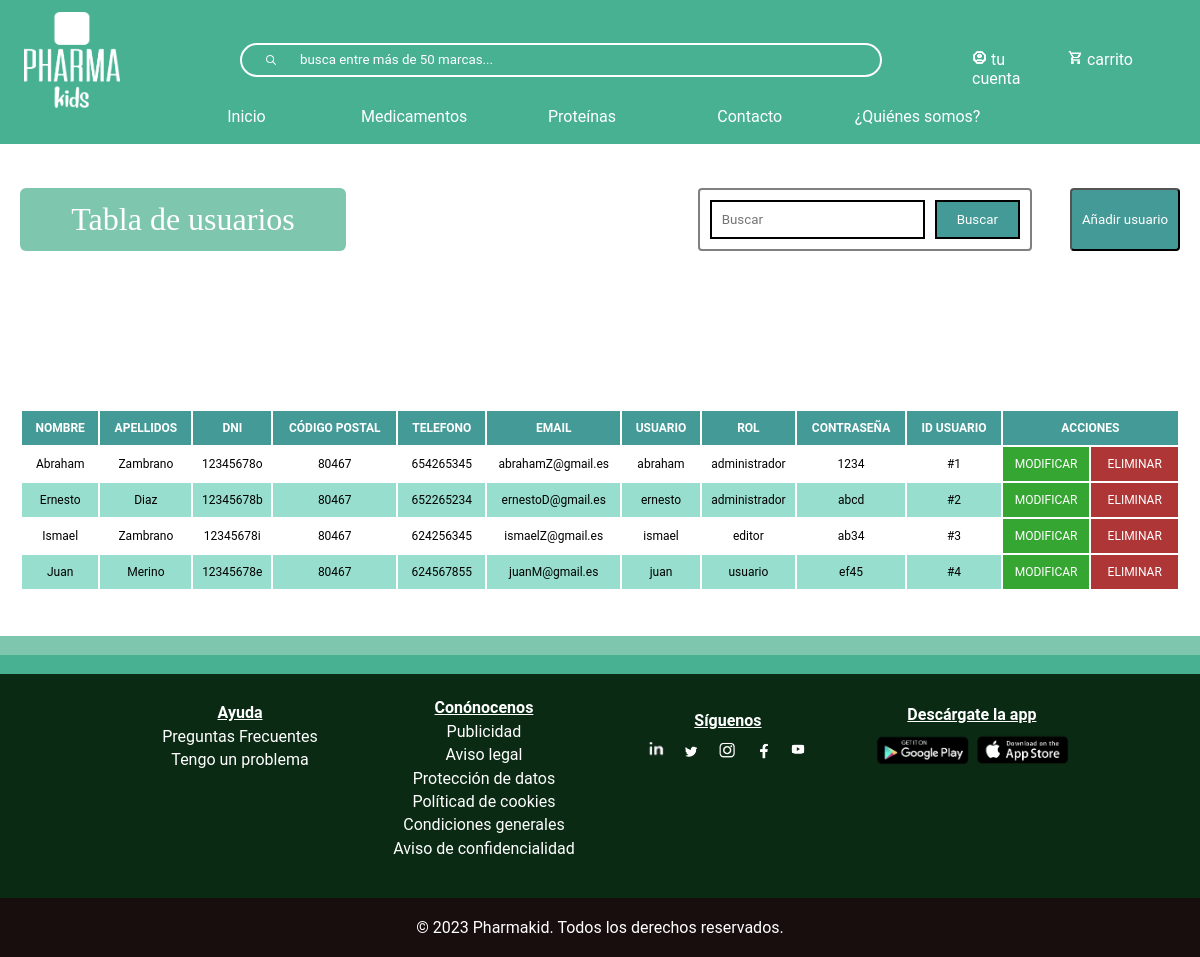
Page /tablaUsuario.php on the earlier database version.
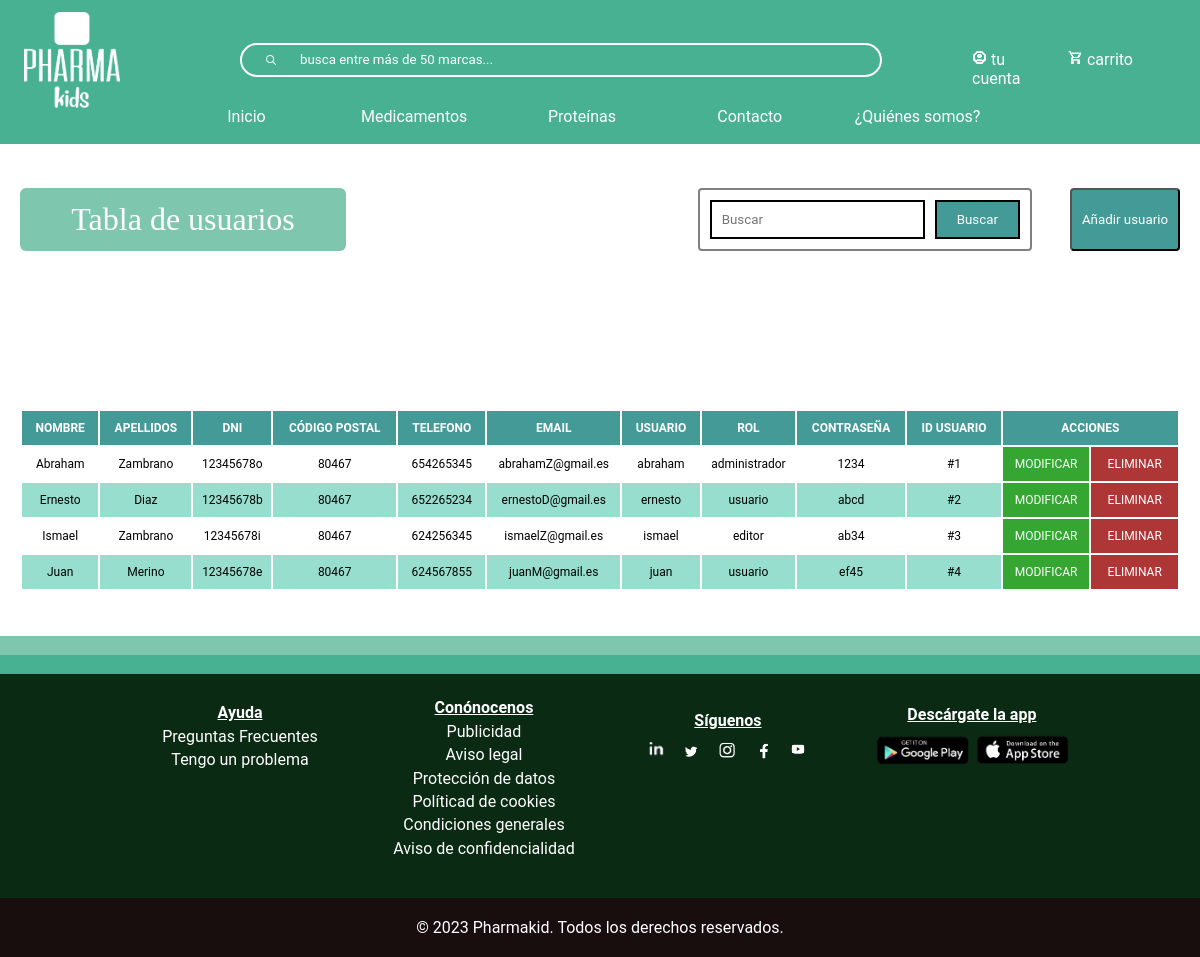
Same page on the later database version.
### tables this page shows
CREATE TABLE `usuario` (
  `codigoPostal` varchar(5) NOT NULL,
  `nombre` varchar(50) NOT NULL,
  `apellidos` varchar(100) NOT NULL,
  `email` varchar(100) NOT NULL,
  `usuario` varchar(50) NOT NULL,
  `telefono` int(9) NOT NULL,
  `contrasena` varchar(50) NOT NULL,
  `dni` varchar(9) NOT NULL,
  `idUsuario` varchar(10) NOT NULL,
  `rol` varchar(20) NOT NULL
);

### tablaUsuario.php (the view, shortened to what this page needs)
<?php
include_once("bbdd/connexionBaseDeDatos.php");
?>
<!DOCTYPE html>
<html lang="en">
<head>
    <link rel="stylesheet" type="text/css" href="css/index.css" >
    <link rel="stylesheet" type="text/css" href="css/header.css" >
    <link rel="stylesheet" type="text/css" href="css/footer.css" >
    <link rel="stylesheet" type="text/css" href="css/tablas.css" >
</head>
<body>
<?php require("footerHeader/header.php")?>
<div id="divTabla">
    <div class="contenedor-botones">
    <h1>Tabla de usuarios</h1>
    <div class="conjunto-buscar-anadir">
        <form action="buscar-usuario.php" class="form-busqueda" method="get" name="formu">
            <div class="botones-filtrar" style="display:flex">
                <input class="input-busqueda" type="text"name="busqueda"  placeholder="Buscar" />
                <input class="btn-busqueda" type="submit" value="Buscar"/>
            </div>
        </form>
        <button id="anadirButton">Añadir usuario</button>
    </div>
</div>
<?php
$sql = mysqli_query($conexion, "SELECT * FROM usuario ORDER BY idUsuario");
$resultado = mysqli_num_rows($sql);
if($resultado > 0){
    echo "
    <table>
        <tr>
            <th>NOMBRE</th>
            <th>APELLIDOS</th>
            <th>DNI</th>
            <th>CÓDIGO POSTAL</th>
            <th>TELEFONO</th>
            <th>EMAIL</th>
            <th>USUARIO</th>
            <th>ROL</th>
            <th>CONTRASEÑA</th>
            <th>ID USUARIO</th>
            <th>ACCIONES</th>
        </tr>
    ";
    while ($row = mysqli_fetch_assoc($sql)) {
        $nombre = $row["nombre"];
        $apellido = $row['apellidos'];
        $dni = $row["dni"];
        $cp = $row["codigoPostal"];
        $telefono = $row["telefono"];
        $email = $row["email"];
        $usuario = $row["usuario"];
        $rol = $row["rol"];
        $contrasena = $row["contrasena"];
        $idUsuario = $row["idUsuario"];
        echo"
    <tr>
        <td>$nombre</td>
        <td>$apellido</td>
        <td>$dni</td>
        <td>$cp</td>
        <td>$telefono</td>
        <td>$email</td>
        <td>$usuario</td>
        <td>$rol</td>
        <td>$contrasena</td>
        <td>$idUsuario</td>
        <td class='td-btn'>
                <button class='modificar'>MODIFICAR</button>
                <button class='eliminar'>ELIMINAR</button>
        </td>
    </tr>
            ";
        }
}
else
{
echo "<h3 style='text-align:-webkit-center'>No encontrado</h3>";
}
?>
</table>
</div>
<?php require("footerHeader/footer.php")?>
</body>
</html>

Differences in the rows shown:
changed usuario "Ernesto": rol "administrador" → "usuario"
